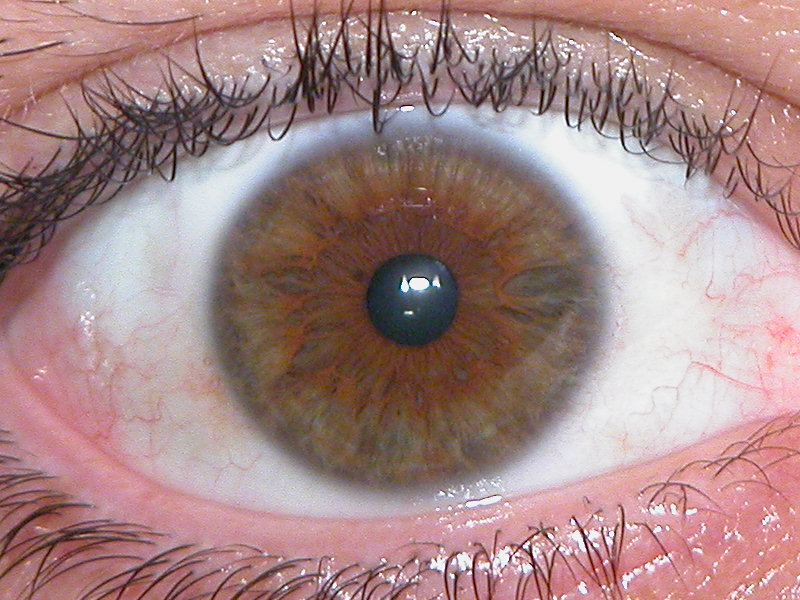
#> input picture OpenCV/Testes/olho.jpg, 800 x 600 px
$ python 'Teste com Blur.py'
#> lines starting #> are read from the running program, lines starting #| are printed output that depends on the picture; after the words box and inside, x2 and y2 are one past the last pixel; in counts of white or black regions, pixels touching at a corner belong together
import cv2
import numpy as np

img = cv2.imread("olho.jpg")
#> img is the input picture: shape (600, 800, 3); mean B, G, R 134.4, 134.6, 165.5

copia = img.copy()

gray = cv2.cvtColor(img, cv2.COLOR_BGR2GRAY)
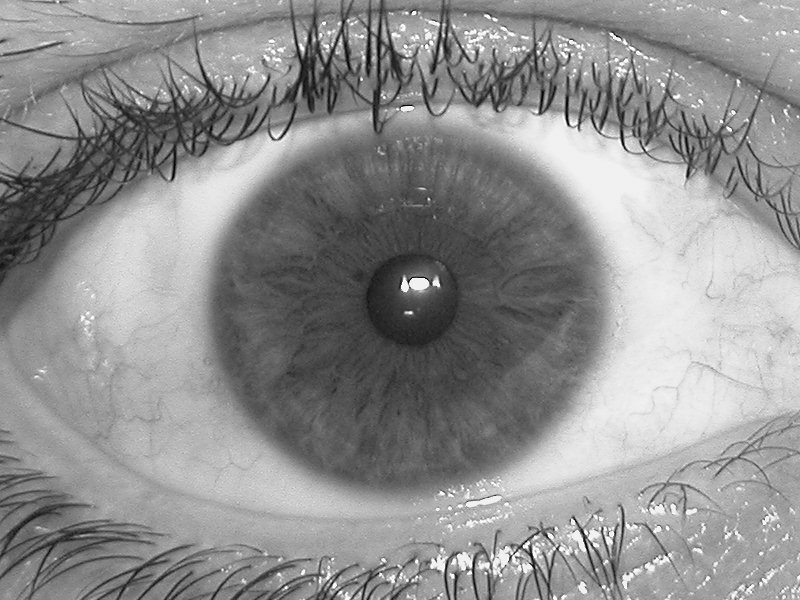
#> gray: shape (600, 800); min 2, max 255, mean 143.8

#suave = cv2.GaussianBlur(copia, (7, 7), 0) # aplica blur
suave = cv2.GaussianBlur(gray,(21,21),0)
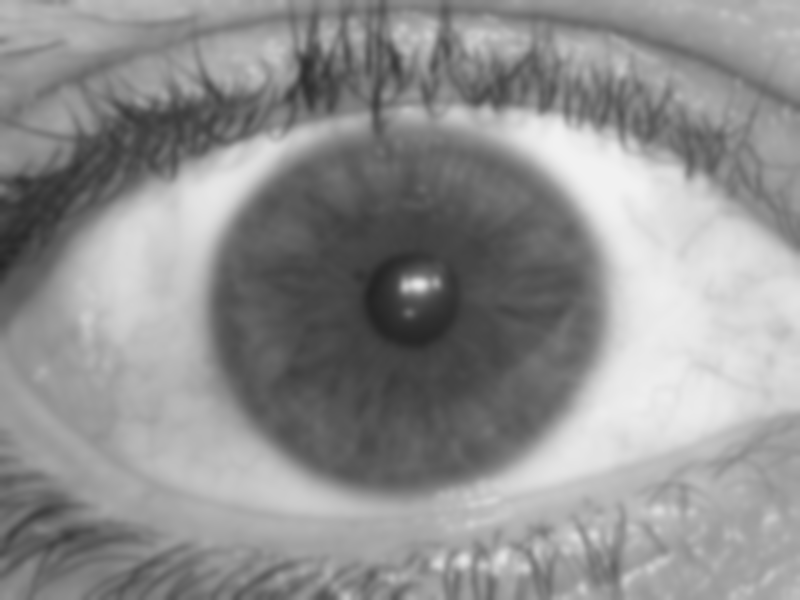
#> suave: shape (600, 800); min 36, max 241, mean 143.8

(T, bin) = cv2.threshold(suave, 160, 255, cv2.THRESH_BINARY)
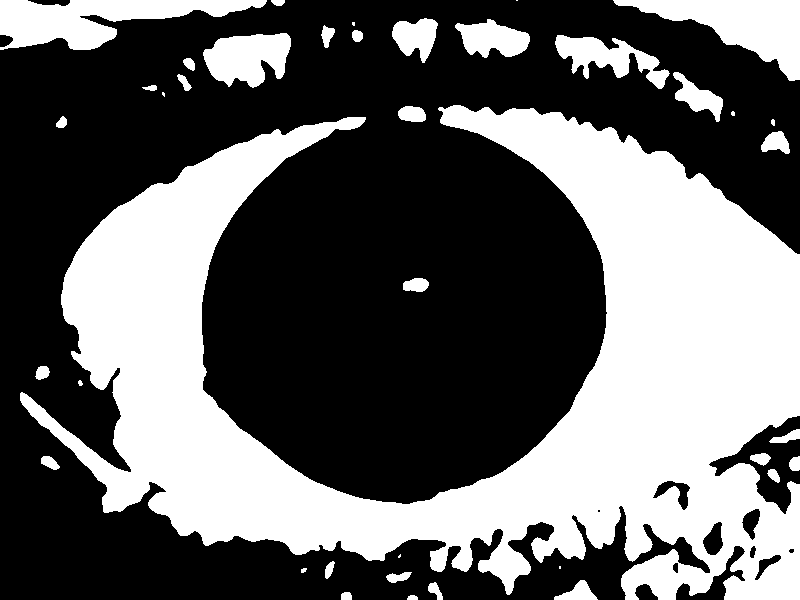
#> bin: shape (600, 800); 39.4% white; 39 white regions (6 under 20 px), largest, box (x1, y1, x2, y2) and area: (20, 105, 800, 600) 161660, (0, 0, 267, 50) 6997, (613, 0, 800, 81) 6447
#> (the run stopped early here; a loop or call above may not have finished)
